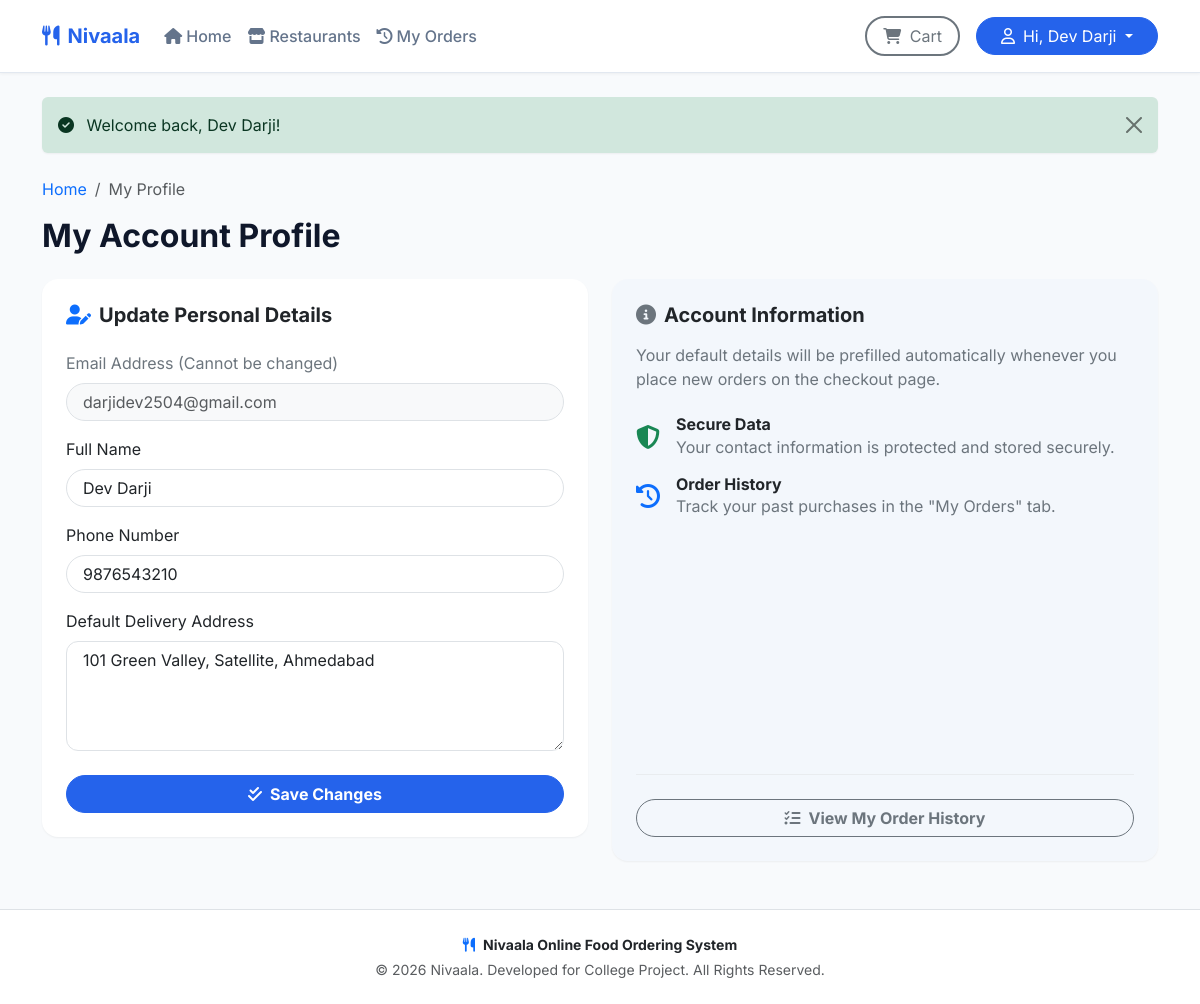
The page /profile.php (signed in) on the database its author committed.
### tables this page shows
CREATE TABLE `users` (
  `id` int(11) NOT NULL AUTO_INCREMENT,
  `name` varchar(100) NOT NULL,
  `email` varchar(100) NOT NULL,
  `password` varchar(255) NOT NULL,
  `phone` varchar(15) NOT NULL,
  `address` text NOT NULL,
  `role` enum('customer','admin','restaurant_owner') DEFAULT 'customer',
  `created_at` timestamp NOT NULL DEFAULT current_timestamp(),
  PRIMARY KEY (`id`),
  UNIQUE KEY `email` (`email`)
);

### profile.php (the view, shortened to what this page needs)
<?php
require_once 'config/db.php';
$user_id = $_SESSION['user_id'];
try {
    $stmt = $conn->prepare("SELECT * FROM users WHERE id = ?");
    $stmt->execute([$user_id]);
    $user = $stmt->fetch();
} catch (PDOException $e) {
    die("Database error: " . $e->getMessage());
}
include_once 'includes/header.php';
?>
<div class="row my-4">
  <div class="col-12">
    <nav aria-label="breadcrumb">
      <ol class="breadcrumb">
        <li class="breadcrumb-item"><a href="index.php" class="text-decoration-none">Home</a></li>
        <li class="breadcrumb-item active" aria-current="page">My Profile</li>
      </ol>
    </nav>
    <h2 class="fw-bold mb-4">My Account Profile</h2>
  </div>
  <div class="col-lg-6 mb-4">
    <div class="card border-0 shadow-sm-custom p-4" style="border-radius: 16px;">
      <h5 class="fw-bold mb-4"><i class="fa-solid fa-user-pen text-primary me-2"></i>Update Personal Details</h5>
      <form action="profile.php" method="POST" id="profileForm">
        <div class="mb-3">
          <label for="email" class="form-label text-secondary">Email Address (Cannot be changed)</label>
          <input type="email" class="form-control rounded-pill px-3 bg-light text-muted" id="email" value="<?php echo htmlspecialchars($user['email']); ?>" disabled>
        </div>
        <div class="mb-3">
          <label for="name" class="form-label">Full Name</label>
          <input type="text" class="form-control rounded-pill px-3" id="name" name="name" value="<?php echo htmlspecialchars($user['name']); ?>" required>
        </div>
        <div class="mb-3">
          <label for="phone" class="form-label">Phone Number</label>
          <input type="text" class="form-control rounded-pill px-3" id="phone" name="phone" value="<?php echo htmlspecialchars($user['phone']); ?>" required>
        </div>
        <div class="mb-3">
          <label for="address" class="form-label">Default Delivery Address</label>
          <textarea class="form-control px-3" id="address" name="address" rows="4" style="border-radius: 12px;" required><?php echo htmlspecialchars($user['address']); ?></textarea>
        </div>
        <div class="d-grid mt-4">
          <button type="submit" name="update_profile" class="btn btn-primary rounded-pill py-2.5 fw-bold">
            <i class="fa-solid fa-check-double me-2"></i>Save Changes
          </button>
        </div>
      </form>
    </div>
  </div>
  <div class="col-lg-6">
    <div class="card border-0 shadow-sm-custom p-4 h-100 d-flex flex-column justify-content-between" style="border-radius: 16px; background-color: rgba(37, 99, 235, 0.02);">
      <div>
        <h5 class="fw-bold mb-3"><i class="fa-solid fa-circle-info text-secondary me-2"></i>Account Information</h5>
        <p class="text-secondary">Your default details will be prefilled automatically whenever you place new orders on the checkout page.</p>
        <div class="mt-4">
          <div class="d-flex align-items-center mb-3">
            <i class="fa-solid fa-shield-halved text-success fs-4 me-3"></i>
            <div>
              <h6 class="mb-0 fw-bold text-dark">Secure Data</h6>
              <span class="text-secondary text-sm">Your contact information is protected and stored securely.</span>
            </div>
          </div>
          <div class="d-flex align-items-center mb-3">
            <i class="fa-solid fa-clock-rotate-left text-primary fs-4 me-3"></i>
            <div>
              <h6 class="mb-0 fw-bold text-dark">Order History</h6>
              <span class="text-secondary text-sm">Track your past purchases in the "My Orders" tab.</span>
            </div>
          </div>
        </div>
      </div>
      <div class="pt-4 border-top border-light-subtle">
        <a href="orders.php" class="btn btn-outline-secondary rounded-pill w-100 fw-bold">
          <i class="fa-solid fa-list-check me-2"></i>View My Order History
        </a>
      </div>
    </div>
  </div>
</div>
<?php include_once 'includes/footer.php'; ?>

### assets/css/style.css (style rules this page uses)
:root { --bg-color: #F8FAFC; --primary-color: #2563EB; --secondary-color: #4F46E5; --ai-accent: #7C3AED; --success-color: #10B981; --text-color: #0F172A; --text-secondary: #64748B; --card-bg: #FFFFFF; --border-color: #E2E8F0; }
body { background-color: var(--bg-color); color: var(--text-color); font-family: 'Inter', -apple-system, BlinkMacSystemFont, "Segoe UI", Roboto, "Helvetica Neue", Arial, sans-serif; min-height: 100vh; display: flex; flex-direction: column; }
.btn-primary { background-color: var(--primary-color); border-color: var(--primary-color); }
.shadow-sm-custom { box-shadow: 0 1px 2px 0 rgba(0, 0, 0, 0.05); }

### rows shown on the page
users: email "darjidev2504@gmail.com", name "Dev Darji", phone "9876543210", address "101 Green Valley, Satellite, Ahmedabad"

### other values the page prints
$user_name "Dev Darji"
$_SESSION['success'] "Welcome back, Dev Darji!"
